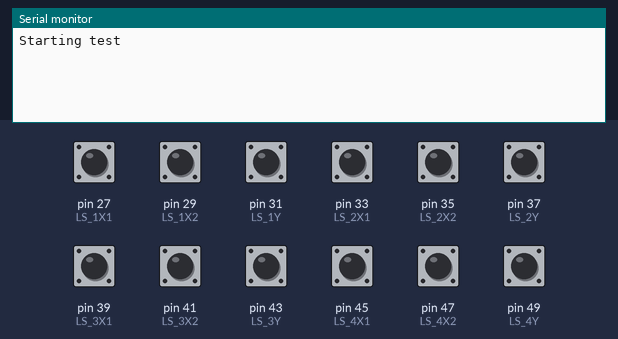
Recording of a sketch running on a simulated Arduino Mega 2560, built with avr-gcc and run on an emulated ATmega2560. Parts: the last lines printed to the serial monitor. The inputs (shaded band) are chosen by the test bench; at power-on: pin 27 (LS_1X1), pin 29 (LS_1X2), pin 31 (LS_1Y), pin 33 (LS_2X1), pin 35 (LS_2X2), pin 37 (LS_2Y), pin 39 (LS_3X1), pin 41 (LS_3X2), pin 43 (LS_3Y), pin 45 (LS_4X1), pin 47 (LS_4X2), pin 49 (LS_4Y) HIGH.

Above: at 2.8 s.
2.9 s: pin 27 (LS_1X1) pulled LOW for 1.2 s
At 4.6 s:
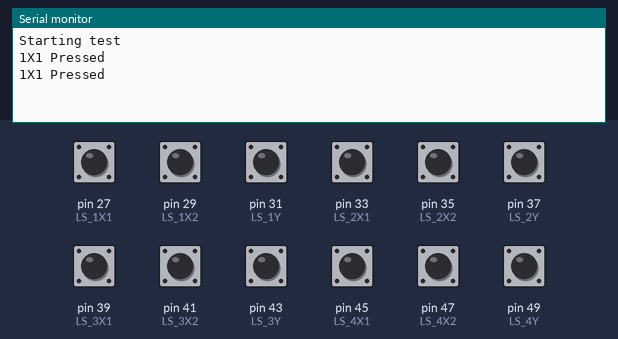
5.6 s: pin 31 (LS_1Y) pulled LOW for 1.2 s
At 7.4 s:
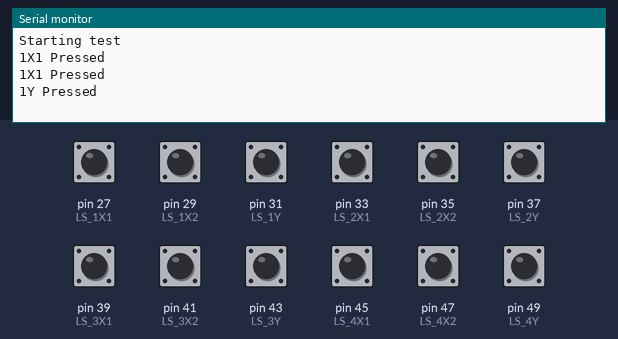
8.3 s: pin 29 (LS_1X2) pulled LOW for 1.2 s
At 9.7 s:
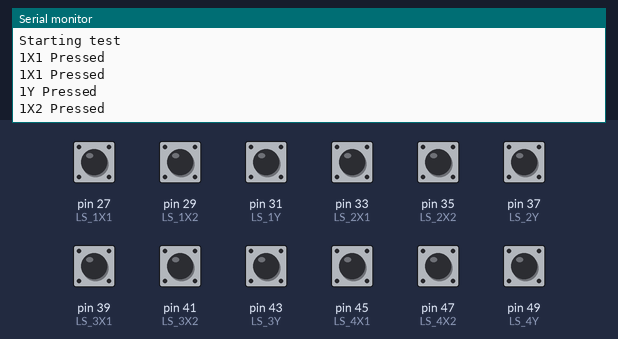
11.0 s: pin 33 (LS_2X1) pulled LOW for 1.2 s
At 13.2 s:
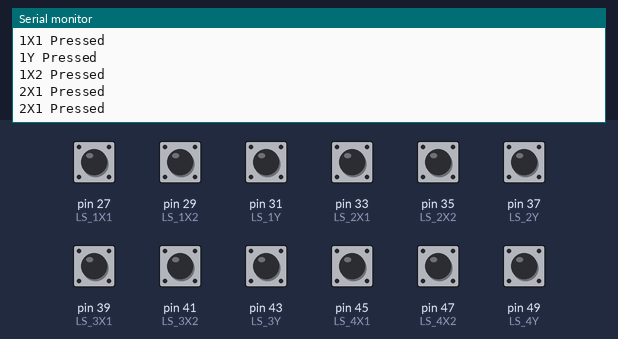
13.7 s: pin 35 (LS_2X2) pulled LOW for 1.2 s
At 14.7 s:
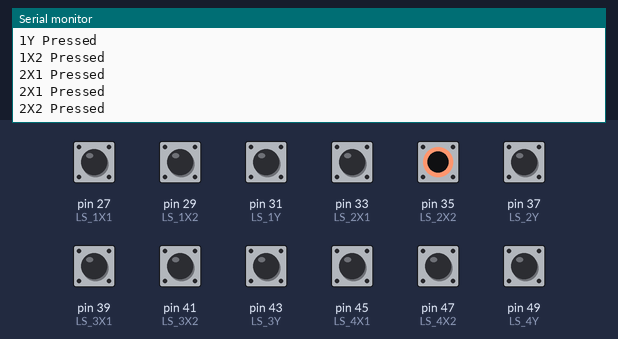
16.4 s: pin 37 (LS_2Y) pulled LOW for 1.2 s
At 18.2 s:
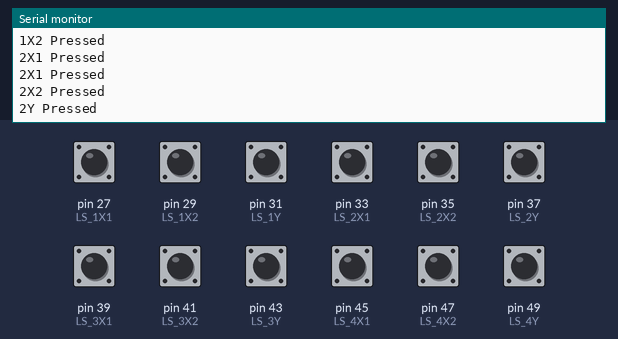

The sketch:

testCode.ino
```cpp
/* Check Readme for further information */

const byte LS_1X1 = 27;
const byte LS_1X2 = 29;
const byte LS_1Y = 31;
const byte LS_2X1 = 33;
const byte LS_2X2 = 35;
const byte LS_2Y = 37;
const byte LS_3X1 = 39;
const byte LS_3X2 = 41;
const byte LS_3Y = 43;
const byte LS_4X1 = 45;
const byte LS_4X2 = 47;
const byte LS_4Y = 49;

void setup() {
  Serial.begin(9600);
  pinMode(LS_1X1, INPUT_PULLUP);
  pinMode(LS_1X2, INPUT_PULLUP);
  pinMode(LS_1Y, INPUT_PULLUP);
  pinMode(LS_2X1, INPUT_PULLUP);
  pinMode(LS_2X2, INPUT_PULLUP);
  pinMode(LS_2Y, INPUT_PULLUP);
  pinMode(LS_3X1, INPUT_PULLUP);
  pinMode(LS_3X2, INPUT_PULLUP);
  pinMode(LS_3Y, INPUT_PULLUP);
  pinMode(LS_4X1, INPUT_PULLUP);
  pinMode(LS_4X2, INPUT_PULLUP);
  pinMode(LS_4Y, INPUT_PULLUP);
  Serial.println("Starting test");
}

void loop() {
  if(digitalRead(LS_1X1)==LOW){ Serial.println("1X1 Pressed"); }
  if(digitalRead(LS_1X2)==LOW){ Serial.println("1X2 Pressed"); }
  if(digitalRead(LS_1Y)==LOW){ Serial.println("1Y Pressed"); }
  if(digitalRead(LS_2X1)==LOW){ Serial.println("2X1 Pressed"); }
  if(digitalRead(LS_2X2)==LOW){ Serial.println("2X2 Pressed"); }
  if(digitalRead(LS_2Y)==LOW){ Serial.println("2Y Pressed"); }
  if(digitalRead(LS_3X1)==LOW){ Serial.println("3X1 Pressed"); }
  if(digitalRead(LS_3X2)==LOW){ Serial.println("3X2 Pressed"); }
  if(digitalRead(LS_3Y)==LOW){ Serial.println("3Y Pressed"); }
  if(digitalRead(LS_4X1)==LOW){ Serial.println("4X1 Pressed"); }
  if(digitalRead(LS_4X2)==LOW){ Serial.println("4X2 Pressed"); }
  if(digitalRead(LS_4Y)==LOW){ Serial.println("4Y Pressed"); }
  delay(1000);
}
```

Measured:
- after the input at 2.9 s, the serial monitor: prints a new line after 0.10 s (image 1)
- after the input at 5.6 s, the serial monitor: prints a new line after 0.40 s (image 2)
- after the input at 8.3 s, the serial monitor: prints a new line after 0.70 s (image 3)
- after the input at 11.0 s, the serial monitor: prints a new line at once (image 4)
- after the input at 13.7 s, the serial monitor: prints a new line after 0.30 s (image 5)
- after the input at 16.4 s, the serial monitor: prints a new line after 0.60 s (image 6)
